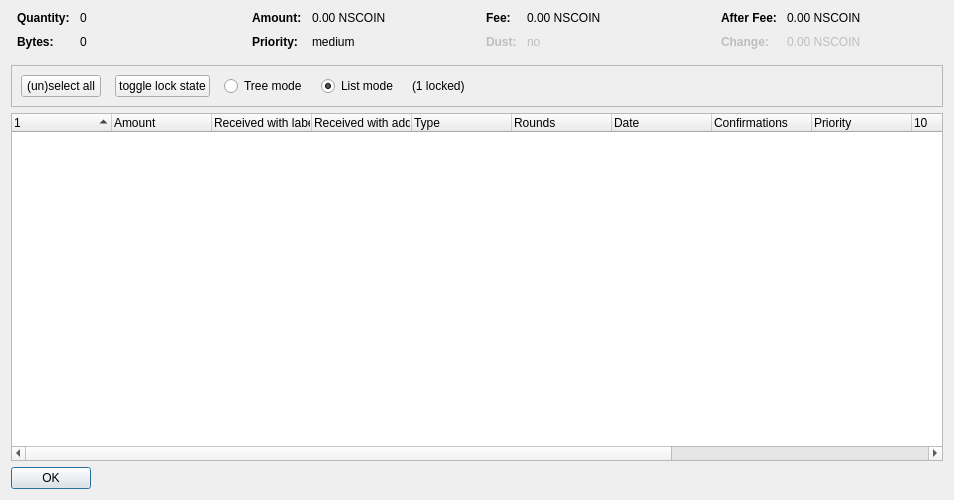
<?xml version="1.0" encoding="UTF-8"?>
<ui version="4.0">
 <class>CoinControlDialog</class>
 <widget class="QDialog" name="CoinControlDialog">
  <property name="geometry">
   <rect>
    <x>0</x>
    <y>0</y>
    <width>954</width>
    <height>500</height>
   </rect>
  </property>
  <property name="windowTitle">
   <string>Coin Selection</string>
  </property>
  <layout class="QVBoxLayout" name="verticalLayout">
   <item>
    <layout class="QHBoxLayout" name="horizontalLayoutTop" stretch="0,0,0,0">
     <property name="topMargin">
      <number>0</number>
     </property>
     <property name="bottomMargin">
      <number>10</number>
     </property>
     <item>
      <layout class="QFormLayout" name="formLayoutCoinControl1">
       <property name="horizontalSpacing">
        <number>10</number>
       </property>
       <property name="verticalSpacing">
        <number>10</number>
       </property>
       <property name="leftMargin">
        <number>6</number>
       </property>
       <property name="rightMargin">
        <number>6</number>
       </property>
       <item row="0" column="0">
        <widget class="QLabel" name="labelCoinControlQuantityText">
         <property name="font">
          <font>
           <weight>75</weight>
           <bold>true</bold>
          </font>
         </property>
         <property name="text">
          <string>Quantity:</string>
         </property>
        </widget>
       </item>
       <item row="0" column="1">
        <widget class="QLabel" name="labelCoinControlQuantity">
         <property name="cursor">
          <cursorShape>IBeamCursor</cursorShape>
         </property>
         <property name="contextMenuPolicy">
          <enum>Qt::ActionsContextMenu</enum>
         </property>
         <property name="text">
          <string notr="true">0</string>
         </property>
         <property name="textInteractionFlags">
          <set>Qt::LinksAccessibleByMouse|Qt::TextSelectableByKeyboard|Qt::TextSelectableByMouse</set>
         </property>
        </widget>
       </item>
       <item row="1" column="0">
        <widget class="QLabel" name="labelCoinControlBytesText">
         <property name="font">
          <font>
           <weight>75</weight>
           <bold>true</bold>
          </font>
         </property>
         <property name="text">
          <string>Bytes:</string>
         </property>
        </widget>
       </item>
       <item row="1" column="1">
        <widget class="QLabel" name="labelCoinControlBytes">
         <property name="cursor">
          <cursorShape>IBeamCursor</cursorShape>
         </property>
         <property name="contextMenuPolicy">
          <enum>Qt::ActionsContextMenu</enum>
         </property>
         <property name="text">
          <string notr="true">0</string>
         </property>
         <property name="textInteractionFlags">
          <set>Qt::LinksAccessibleByMouse|Qt::TextSelectableByKeyboard|Qt::TextSelectableByMouse</set>
         </property>
        </widget>
       </item>
      </layout>
     </item>
     <item>
      <layout class="QFormLayout" name="formLayoutCoinControl2">
       <property name="horizontalSpacing">
        <number>10</number>
       </property>
       <property name="verticalSpacing">
        <number>10</number>
       </property>
       <property name="leftMargin">
        <number>6</number>
       </property>
       <property name="rightMargin">
        <number>6</number>
       </property>
       <item row="0" column="0">
        <widget class="QLabel" name="labelCoinControlAmountText">
         <property name="font">
          <font>
           <weight>75</weight>
           <bold>true</bold>
          </font>
         </property>
         <property name="text">
          <string>Amount:</string>
         </property>
        </widget>
       </item>
       <item row="0" column="1">
        <widget class="QLabel" name="labelCoinControlAmount">
         <property name="cursor">
          <cursorShape>IBeamCursor</cursorShape>
         </property>
         <property name="contextMenuPolicy">
          <enum>Qt::ActionsContextMenu</enum>
         </property>
         <property name="text">
          <string notr="true">0.00 NSCOIN</string>
         </property>
         <property name="textInteractionFlags">
          <set>Qt::LinksAccessibleByMouse|Qt::TextSelectableByKeyboard|Qt::TextSelectableByMouse</set>
         </property>
        </widget>
       </item>
       <item row="1" column="0">
        <widget class="QLabel" name="labelCoinControlPriorityText">
         <property name="font">
          <font>
           <weight>75</weight>
           <bold>true</bold>
          </font>
         </property>
         <property name="text">
          <string>Priority:</string>
         </property>
        </widget>
       </item>
       <item row="1" column="1">
        <widget class="QLabel" name="labelCoinControlPriority">
         <property name="cursor">
          <cursorShape>IBeamCursor</cursorShape>
         </property>
         <property name="contextMenuPolicy">
          <enum>Qt::ActionsContextMenu</enum>
         </property>
         <property name="text">
          <string>medium</string>
         </property>
         <property name="textInteractionFlags">
          <set>Qt::LinksAccessibleByMouse|Qt::TextSelectableByKeyboard|Qt::TextSelectableByMouse</set>
         </property>
        </widget>
       </item>
      </layout>
     </item>
     <item>
      <layout class="QFormLayout" name="formLayoutCoinControl3">
       <property name="horizontalSpacing">
        <number>10</number>
       </property>
       <property name="verticalSpacing">
        <number>10</number>
       </property>
       <property name="leftMargin">
        <number>6</number>
       </property>
       <property name="rightMargin">
        <number>6</number>
       </property>
       <item row="0" column="0">
        <widget class="QLabel" name="labelCoinControlFeeText">
         <property name="font">
          <font>
           <weight>75</weight>
           <bold>true</bold>
          </font>
         </property>
         <property name="text">
          <string>Fee:</string>
         </property>
        </widget>
       </item>
       <item row="0" column="1">
        <widget class="QLabel" name="labelCoinControlFee">
         <property name="cursor">
          <cursorShape>IBeamCursor</cursorShape>
         </property>
         <property name="contextMenuPolicy">
          <enum>Qt::ActionsContextMenu</enum>
         </property>
         <property name="text">
          <string notr="true">0.00 NSCOIN</string>
         </property>
         <property name="textInteractionFlags">
          <set>Qt::LinksAccessibleByMouse|Qt::TextSelectableByKeyboard|Qt::TextSelectableByMouse</set>
         </property>
        </widget>
       </item>
       <item row="1" column="0">
        <widget class="QLabel" name="labelCoinControlLowOutputText">
         <property name="enabled">
          <bool>false</bool>
         </property>
         <property name="font">
          <font>
           <weight>75</weight>
           <bold>true</bold>
          </font>
         </property>
         <property name="text">
          <string>Dust:</string>
         </property>
        </widget>
       </item>
       <item row="1" column="1">
        <widget class="QLabel" name="labelCoinControlLowOutput">
         <property name="enabled">
          <bool>false</bool>
         </property>
         <property name="cursor">
          <cursorShape>IBeamCursor</cursorShape>
         </property>
         <property name="contextMenuPolicy">
          <enum>Qt::ActionsContextMenu</enum>
         </property>
         <property name="text">
          <string>no</string>
         </property>
         <property name="textInteractionFlags">
          <set>Qt::LinksAccessibleByMouse|Qt::TextSelectableByKeyboard|Qt::TextSelectableByMouse</set>
         </property>
        </widget>
       </item>
      </layout>
     </item>
     <item>
      <layout class="QFormLayout" name="formLayoutCoinControl4">
       <property name="horizontalSpacing">
        <number>10</number>
       </property>
       <property name="verticalSpacing">
        <number>10</number>
       </property>
       <property name="leftMargin">
        <number>6</number>
       </property>
       <property name="rightMargin">
        <number>6</number>
       </property>
       <item row="0" column="0">
        <widget class="QLabel" name="labelCoinControlAfterFeeText">
         <property name="font">
          <font>
           <weight>75</weight>
           <bold>true</bold>
          </font>
         </property>
         <property name="text">
          <string>After Fee:</string>
         </property>
        </widget>
       </item>
       <item row="0" column="1">
        <widget class="QLabel" name="labelCoinControlAfterFee">
         <property name="cursor">
          <cursorShape>IBeamCursor</cursorShape>
         </property>
         <property name="contextMenuPolicy">
          <enum>Qt::ActionsContextMenu</enum>
         </property>
         <property name="text">
          <string notr="true">0.00 NSCOIN</string>
         </property>
         <property name="textInteractionFlags">
          <set>Qt::LinksAccessibleByMouse|Qt::TextSelectableByKeyboard|Qt::TextSelectableByMouse</set>
         </property>
        </widget>
       </item>
       <item row="1" column="0">
        <widget class="QLabel" name="labelCoinControlChangeText">
         <property name="enabled">
          <bool>false</bool>
         </property>
         <property name="font">
          <font>
           <weight>75</weight>
           <bold>true</bold>
          </font>
         </property>
         <property name="text">
          <string>Change:</string>
         </property>
        </widget>
       </item>
       <item row="1" column="1">
        <widget class="QLabel" name="labelCoinControlChange">
         <property name="enabled">
          <bool>false</bool>
         </property>
         <property name="cursor">
          <cursorShape>IBeamCursor</cursorShape>
         </property>
         <property name="contextMenuPolicy">
          <enum>Qt::ActionsContextMenu</enum>
         </property>
         <property name="text">
          <string notr="true">0.00 NSCOIN</string>
         </property>
         <property name="textInteractionFlags">
          <set>Qt::LinksAccessibleByMouse|Qt::TextSelectableByKeyboard|Qt::TextSelectableByMouse</set>
         </property>
        </widget>
       </item>
      </layout>
     </item>
    </layout>
   </item>
   <item>
    <widget class="QFrame" name="frame">
     <property name="minimumSize">
      <size>
       <width>0</width>
       <height>40</height>
      </size>
     </property>
     <property name="frameShape">
      <enum>QFrame::StyledPanel</enum>
     </property>
     <property name="frameShadow">
      <enum>QFrame::Sunken</enum>
     </property>
     <layout class="QHBoxLayout" name="horizontalLayout">
      <item>
       <layout class="QHBoxLayout" name="horizontalLayoutPanel" stretch="0,0,0,0,0,0">
        <property name="spacing">
         <number>14</number>
        </property>
        <item>
         <widget class="QPushButton" name="pushButtonSelectAll">
          <property name="sizePolicy">
           <sizepolicy hsizetype="Maximum" vsizetype="Fixed">
            <horstretch>0</horstretch>
            <verstretch>0</verstretch>
           </sizepolicy>
          </property>
          <property name="text">
           <string>(un)select all</string>
          </property>
          <property name="autoDefault">
           <bool>false</bool>
          </property>
         </widget>
        </item>
        <item>
         <widget class="QPushButton" name="pushButtonToggleLock">
          <property name="sizePolicy">
           <sizepolicy hsizetype="Maximum" vsizetype="Fixed">
            <horstretch>0</horstretch>
            <verstretch>0</verstretch>
           </sizepolicy>
          </property>
          <property name="text">
           <string>toggle lock state</string>
          </property>
          <property name="autoDefault">
           <bool>false</bool>
          </property>
         </widget>
        </item>
        <item>
         <widget class="QRadioButton" name="radioTreeMode">
          <property name="sizePolicy">
           <sizepolicy hsizetype="Maximum" vsizetype="Fixed">
            <horstretch>0</horstretch>
            <verstretch>0</verstretch>
           </sizepolicy>
          </property>
          <property name="text">
           <string>Tree mode</string>
          </property>
         </widget>
        </item>
        <item>
         <widget class="QRadioButton" name="radioListMode">
          <property name="sizePolicy">
           <sizepolicy hsizetype="Maximum" vsizetype="Fixed">
            <horstretch>0</horstretch>
            <verstretch>0</verstretch>
           </sizepolicy>
          </property>
          <property name="text">
           <string>List mode</string>
          </property>
          <property name="checked">
           <bool>true</bool>
          </property>
         </widget>
        </item>
        <item>
         <widget class="QLabel" name="labelLocked">
          <property name="text">
           <string>(1 locked)</string>
          </property>
         </widget>
        </item>
        <item>
         <spacer name="horizontalSpacer">
          <property name="orientation">
           <enum>Qt::Horizontal</enum>
          </property>
          <property name="sizeHint" stdset="0">
           <size>
            <width>40</width>
            <height>20</height>
           </size>
          </property>
         </spacer>
        </item>
       </layout>
      </item>
     </layout>
    </widget>
   </item>
   <item>
    <widget class="CoinControlTreeWidget" name="treeWidget">
     <property name="contextMenuPolicy">
      <enum>Qt::CustomContextMenu</enum>
     </property>
     <property name="sortingEnabled">
      <bool>false</bool>
     </property>
     <property name="columnCount">
      <number>13</number>
     </property>
     <attribute name="headerShowSortIndicator" stdset="0">
      <bool>true</bool>
     </attribute>
     <attribute name="headerStretchLastSection">
      <bool>false</bool>
     </attribute>
     <column>
      <property name="text">
       <string/>
      </property>
     </column>
     <column>
      <property name="text">
       <string>Amount</string>
      </property>
     </column>
     <column>
      <property name="text">
       <string>Received with label</string>
      </property>
     </column>
     <column>
      <property name="text">
       <string>Received with address</string>
      </property>
     </column>
     <column>
      <property name="text">
	<string>Type</string>
      </property>
     </column>
     <column>
      <property name="text">
       <string>Rounds</string>
      </property>
     </column>
     <column>
      <property name="text">
       <string>Date</string>
      </property>
      <property name="toolTip">
       <string>Confirmed</string>
      </property>
     </column>
     <column>
      <property name="text">
       <string>Confirmations</string>
      </property>
     </column>
     <column>
      <property name="text">
       <string>Priority</string>
      </property>
     </column>
     <column>
      <property name="text">
       <string/>
      </property>
     </column>
     <column>
      <property name="text">
       <string/>
      </property>
     </column>
     <column>
      <property name="text">
       <string/>
      </property>
     </column>
     <column>
      <property name="text">
       <string/>
      </property>
     </column>
    </widget>
   </item>
   <item>
    <widget class="QDialogButtonBox" name="buttonBox">
     <property name="sizePolicy">
      <sizepolicy hsizetype="Maximum" vsizetype="Fixed">
       <horstretch>0</horstretch>
       <verstretch>0</verstretch>
      </sizepolicy>
     </property>
     <property name="orientation">
      <enum>Qt::Horizontal</enum>
     </property>
     <property name="standardButtons">
      <set>QDialogButtonBox::Ok</set>
     </property>
    </widget>
   </item>
  </layout>
 </widget>
 <customwidgets>
  <customwidget>
   <class>CoinControlTreeWidget</class>
   <extends>QTreeWidget</extends>
   <header>coincontroltreewidget.h</header>
  </customwidget>
 </customwidgets>
 <resources/>
 <connections/>
</ui>
